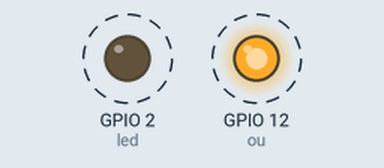
Simulated run of this sketch. Board: ESP32. Parts: output pins drawn as LEDs (lit = HIGH). Dashed ring = blinking.

Above: at 0.5 s.
Timing chart, 0 to 4.6 s (numbered marks = the images above):
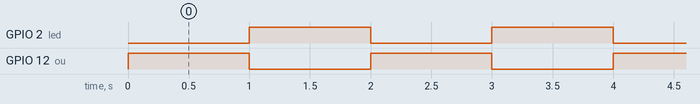

The sketch:

sketch_oct2a.ino
```cpp
int led = 2;
int ou = 12;
void setup() {
  // put your setup code here, to run once:
 pinMode(led, OUTPUT);
 pinMode(ou,OUTPUT);
 Serial.begin(115200);
}

void loop() {
  // put your main code here, to run repeatedly:
digitalWrite(led, LOW);
digitalWrite(ou, HIGH);
//Serial.print("WElcome to IOT Denvelopment...");
delay(1000);

digitalWrite(led, HIGH);
digitalWrite(ou, LOW);
//Serial.println("with ESP32");
delay(1000);
}
```

Measured:
- by itself, GPIO 2 (led), GPIO 12 (ou): alternates HIGH for 1.0 s and LOW for 1.0 s
